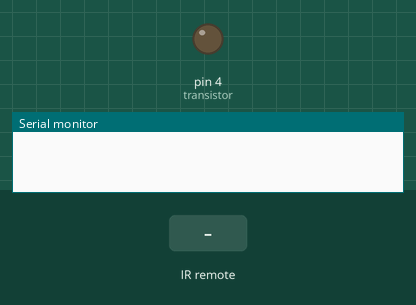
Simulated run of this sketch. Board: Arduino Uno, built with avr-gcc and run on an emulated ATmega328P. On the bench: output pins drawn as LEDs (lit = HIGH), the last lines printed to the serial monitor. The test bench sets the inputs (shaded band).

Above: at 1.2 s.
1.3 s: infrared code 0xE0E036C9 received
At 2.0 s:
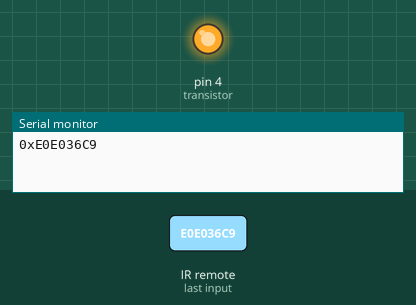
2.8 s: infrared code 0xE0E028D7 received
At 3.2 s:
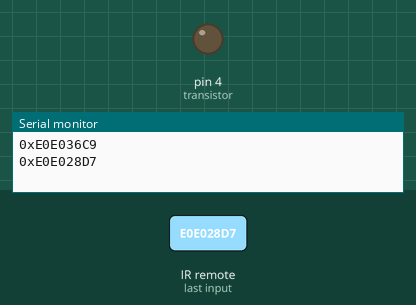
Timing chart, 0 to 5.8 s (numbered marks = the images above; inputs shaded):
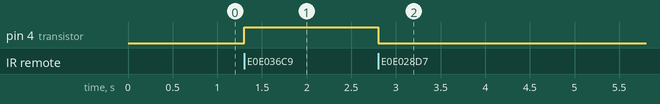

The sketch:

Lampara_control_remoto.ino
```cpp
#include <IRremote.h>
int ReceptorIR = 2;
IRrecv irrecv(ReceptorIR);
decode_results Codigo;
IRsend irsend;
int transistor = 4;
void setup() {
Serial.begin(9600);
irrecv.enableIRIn();
pinMode(transistor,OUTPUT);
}

void loop() {
if (irrecv.decode(& Codigo)){
  Serial.print("0x");
  Serial.println(Codigo.value, HEX);
  irrecv.resume();
   }
if(Codigo.value == 0xE0E036C9){
 digitalWrite(transistor,HIGH);
  }
if(Codigo.value == 0xE0E028D7){
 digitalWrite(transistor,LOW);
  }
}
```

Measured:
- after the input at 1.3 s, pin 4 (transistor): LOW → HIGH at once
- after the input at 2.8 s, pin 4 (transistor): HIGH → LOW at once
